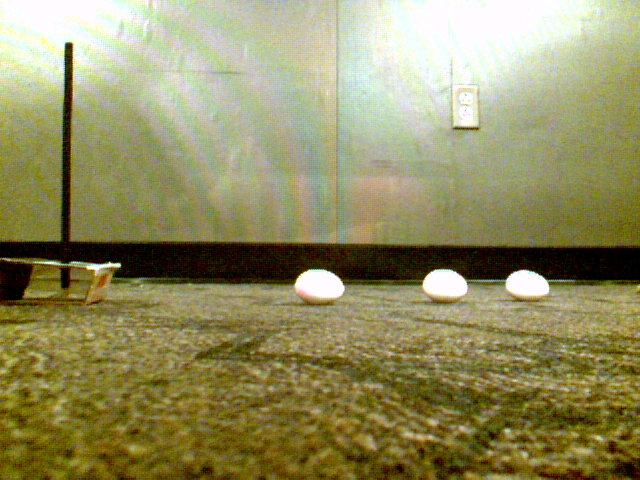
%> input picture matlab/extra/msuImgsPlus/2010-09-29 15-51-19.334.jpg, 640 x 480 px
$ octave --eval "result = rodLocQk(imread('2010-09-29 15-51-19.334.jpg'));"   (GNU Octave 9; MATLAB toolbox functions it lacks are replaced by stand-ins)
%> lines starting %> are read from the running program, lines starting %| are printed output that depends on the picture; in (x1, y1, x2, y2) boxes, pixels count from 0 and x2, y2 are one past the last pixel; in counts of white or black regions, pixels touching at a corner belong together; the program's own positions count from 1
%------------------------------------------------------------------------------------------------
% Compute the location of dowel rod with respect to center
% Input image is RGB
function mid = rodLocQk(img)
    grayim = rgb2gray(img);
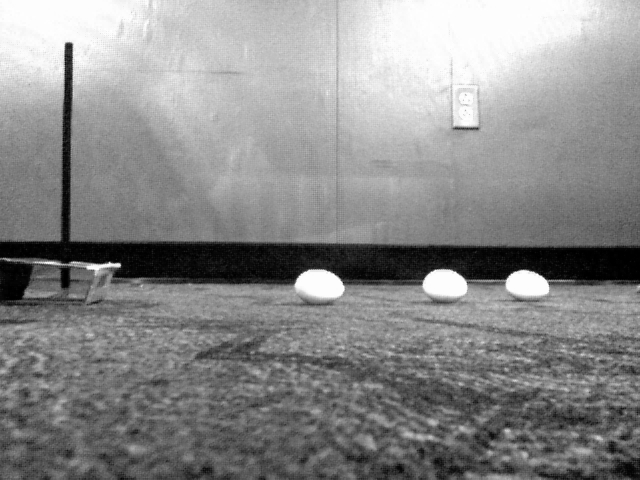
%> grayim: size 480x640 uint8; min 0, max 255, mean 138.3
    bw = im2bw(grayim,25/256);
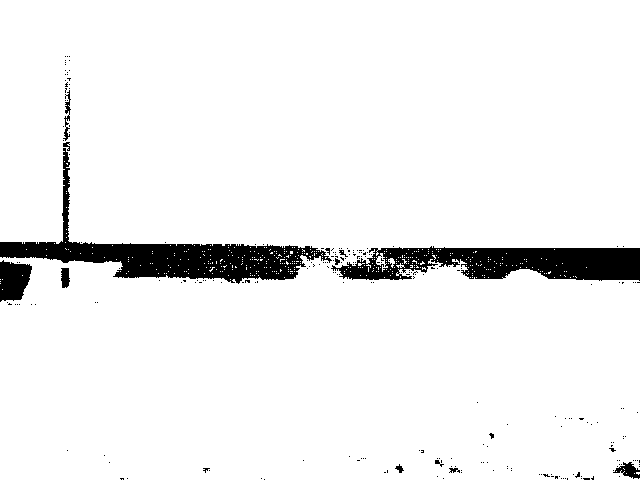
%> bw: size 480x640 logical; 94.1% white; 239 black regions (227 under 20 px), largest, box (x1, y1, x2, y2) and area: (0, 148, 332, 284) 8611, (331, 246, 640, 281) 7367, (0, 260, 32, 302) 1014
    h = ones(7,7)/49;
    bwf = imfilter(bw,h);
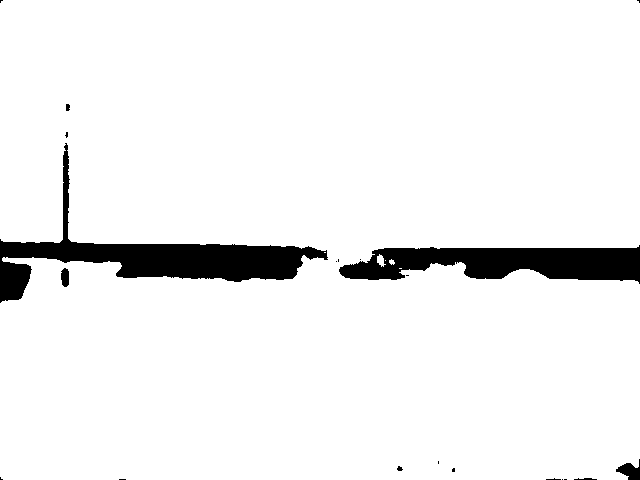
%> bwf: size 480x640 logical; 94.1% white; 21 black regions (14 under 20 px), largest, box (x1, y1, x2, y2) and area: (0, 143, 328, 303) 9934, (339, 245, 640, 284) 7646, (616, 459, 640, 480) 274
    for i = 1:5
        bwf = imfilter(bwf,h);
    end
%> this loop made 5 passes
%> pass 1, in rodLocQk, `bwf = imfilter(bwf,h);`:
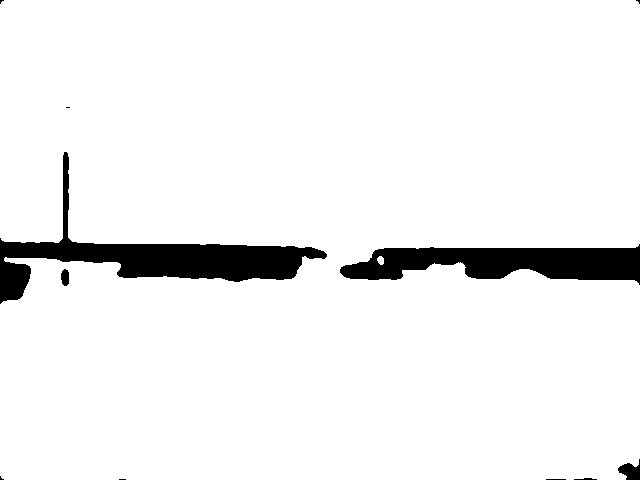
%> bwf: size 480x640 logical; 94.1% white; 11 black regions (5 under 20 px), largest, box (x1, y1, x2, y2) and area: (0, 152, 327, 304) 9911, (340, 244, 640, 285) 7690, (618, 459, 640, 480) 278, (61, 269, 69, 286) 112, (574, 478, 597, 480) 31, (546, 479, 566, 480) 20
%> pass 2, in rodLocQk, `bwf = imfilter(bwf,h);`:
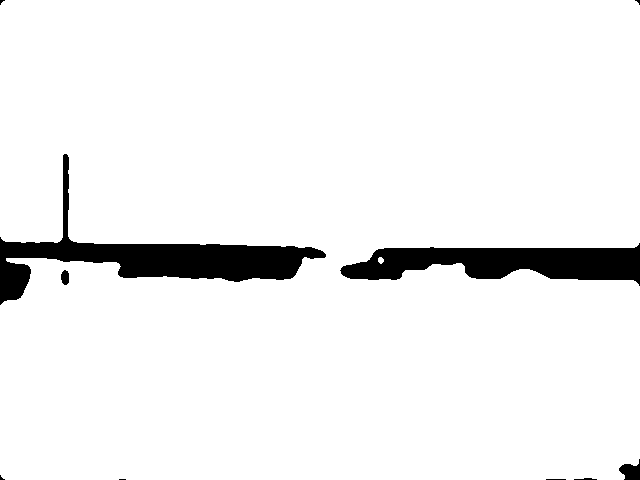
%> bwf: size 480x640 logical; 94.1% white; 10 black regions (4 under 20 px), largest, box (x1, y1, x2, y2) and area: (0, 154, 326, 305) 9907, (340, 243, 640, 286) 7712, (619, 459, 640, 480) 279, (61, 270, 69, 285) 97, (574, 478, 597, 480) 31, (546, 479, 566, 480) 20
%> pass 3, in rodLocQk, `bwf = imfilter(bwf,h);`:
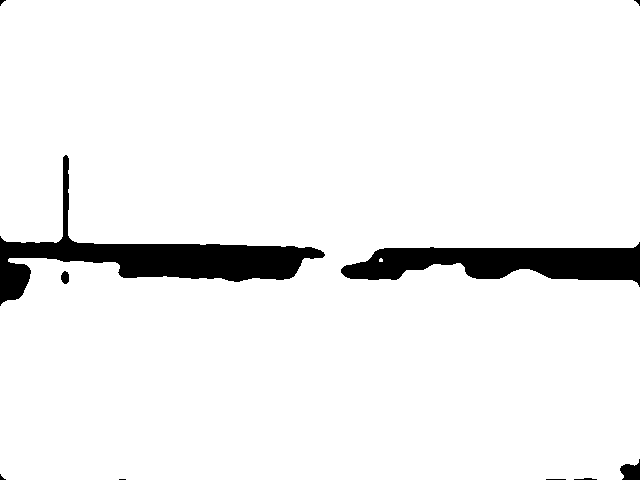
%> bwf: size 480x640 logical; 94.1% white; 10 black regions (4 under 20 px), largest, box (x1, y1, x2, y2) and area: (0, 155, 325, 306) 9910, (341, 242, 640, 287) 7730, (620, 459, 640, 480) 284, (61, 271, 69, 284) 82, (574, 478, 597, 480) 31, (546, 479, 566, 480) 20
%> after the loop:
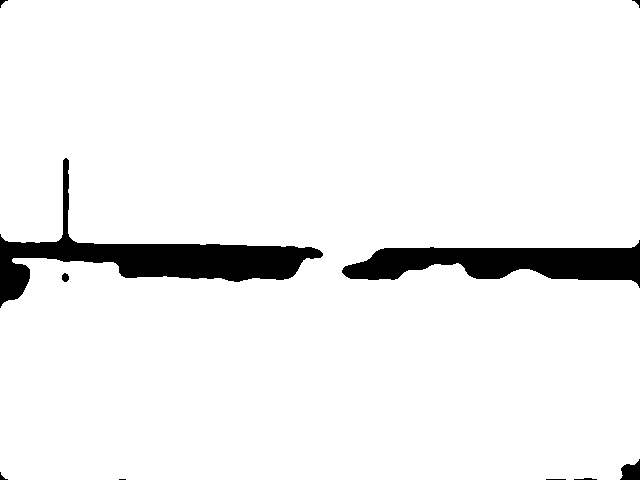
%> bwf: size 480x640 logical; 94.1% white; 10 black regions (1 under 20 px), largest, box (x1, y1, x2, y2) and area: (0, 158, 323, 308) 9917, (342, 240, 640, 288) 7739, (620, 459, 640, 480) 292
    rvBwf = ~bwf;
%> rvBwf: size 480x640 logical; 5.9% white; 10 white regions (1 under 20 px)
    cc = bwconncomp(rvBwf,4);
%> cc = 10 connected components
    itmData = regionprops(cc,'basic');
%> itmData = 10 regions; largest, box (x1, y1, x2, y2), Area and Centroid: (0, 158, 323, 308) 9917 [152.5 258.6], (342, 240, 640, 288) 7739 [506.2 263.2], (620, 459, 640, 480) 292 [631.8 472.5], (62, 273, 69, 282) 49 [65.9 278.1], (574, 478, 597, 480) 31 [586.6 479.7]
    [unused, order] = sort([itmData(:).Area],'descend');
%> unused = [9917 7739 292 49 31 25 25 25 20 7]; order = [2 6 9 4 8 1 3 10 7 5]
    newDat = itmData(order);
%> newDat has the same summary as itmData
    mid = newDat(1).Centroid(1);
%> mid = 152.5
end
